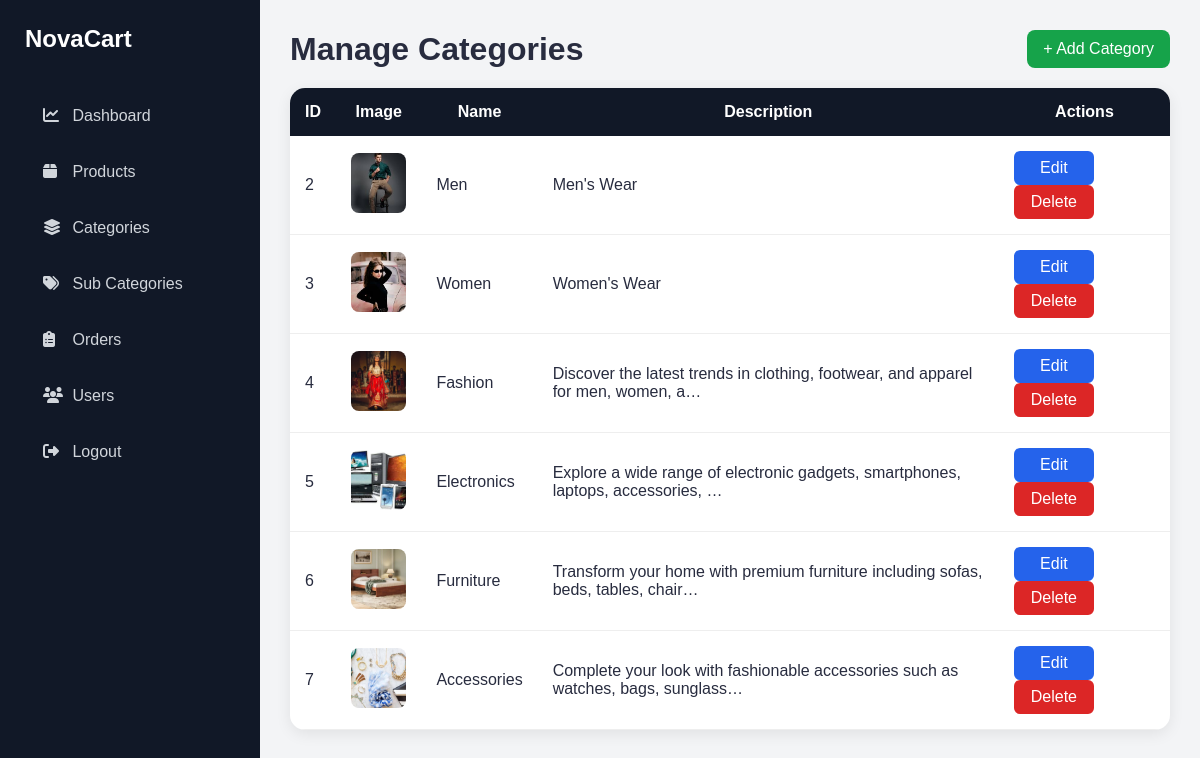
The app's page /dashboard/categories/ (signed in) with its own data.
### store/models.py (models this page shows, shortened)
class Categories(models.Model):
    name = models.CharField(max_length=255)
    description = models.TextField()
    image = models.ImageField(upload_to='category_images/')

### dashboard/views.py (the view)
def admin_categories(request):
    if not request.user.is_staff:
        return redirect('profile')
    categories = Categories.objects.all()
    return render(
        request,
        'admin_categories.html',
        {
            'categories': categories
        }
    )

### store/context_processors.py (called while the page is built)
def categories_processor(request):
    return {
        'categories': Categories.objects.all()
    }

### templates/admin_categories.html
{% extends 'dashboard_base.html' %}
{% block content %}
<div class="admin-header">
<h1>
    Manage Categories
</h1>
<a href="{% url 'add_category' %}"
   class="add-btn">
    + Add Category
</a>
</div>
<div class="admin-table">
<table>
    <thead>
        <tr>
            <th>ID</th>
            <th>Image</th>
            <th>Name</th>
            <th>Description</th>
            <th>Actions</th>
        </tr>
    </thead>
    <tbody>
        {% for category in categories %}
        <tr>
            <td>
                {{ category.id }}
            </td>
            <td>
                <img
                    src="{{ category.image.url }}"
                    width="60"
                    height="60"
                    style="object-fit:cover;border-radius:8px;"
                >
            </td>
            <td>
                {{ category.name }}
            </td>
            <td>
                {{ category.description|truncatechars:80 }}
            </td>
            <td>
                <a href="{% url 'edit_category' category.id %}"
                   class="edit-btn">
                    Edit
                </a>
                <a href="{% url 'delete_category' category.id %}"
                   class="delete-btn"
                   onclick="return confirm('Delete this category?')">
                    Delete
                </a>
            </td>
        </tr>
        {% empty %}
        <tr>
            <td colspan="5">
                No Categories Found
            </td>
        </tr>
        {% endfor %}
    </tbody>
</table>
</div>
{% endblock %}

### static/css/style.css (style rules this page uses)
* { margin:0; padding:0; box-sizing:border-box; }
body { font-family:'Poppins',sans-serif; background:#f5f5f6; color:#282c3f; min-height:100vh; }
a { text-decoration:none; }
img { max-width:100%; }
.admin-header { display:flex; justify-content:space-between; align-items:center; margin-bottom:20px; }
.admin-table { background:#fff; border-radius:15px; overflow:hidden; box-shadow:0 4px 15px rgba(0,0,0,0.08); }
.admin-table table { width:100%; border-collapse:collapse; }
.admin-table th { background:#111827; color:white; padding:15px; }
.admin-table td { padding:15px; border-bottom:1px solid #eee; }
.add-btn { background:#16a34a; color:white; padding:10px 16px; border-radius:8px; text-decoration:none; }
.edit-btn { background:#2563eb; color:white; padding:8px 12px; border-radius:6px; text-decoration:none; margin-right:5px; }
.delete-btn { background:#dc2626; color:white; padding:8px 12px; border-radius:6px; text-decoration:none; }
.edit-btn, .delete-btn { display:inline-block; min-width:80px; text-align:center; }

### records on screen
Categories: id "2", image (picture), name "Men", description "Men's Wear"
Categories: id "3", image (picture), name "Women", description "Women's Wear"
Categories: id "4", image (picture), name "Fashion", description "Discover the latest trends in clothing, footwear, and apparel for men, women, a…"
Categories: id "5", image (picture), name "Electronics", description "Explore a wide range of electronic gadgets, smartphones, laptops, accessories, …"
Categories: id "6", image (picture), name "Furniture", description "Transform your home with premium furniture including sofas, beds, tables, chair…"
Categories: id "7", image (picture), name "Accessories", description "Complete your look with fashionable accessories such as watches, bags, sunglass…"
